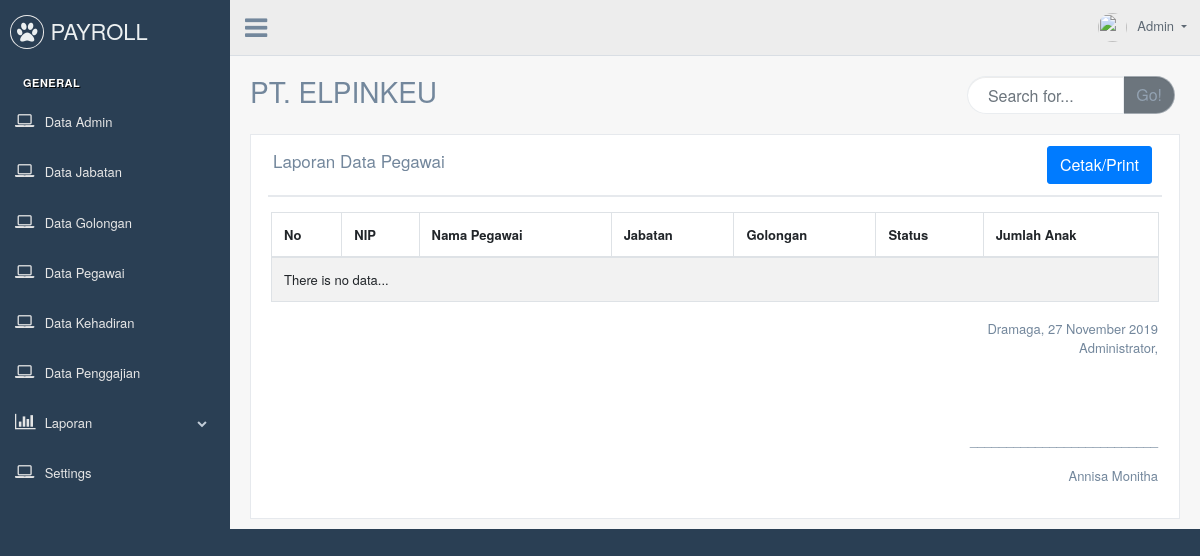
Page /laporan_pegawai.php on the earlier database version.
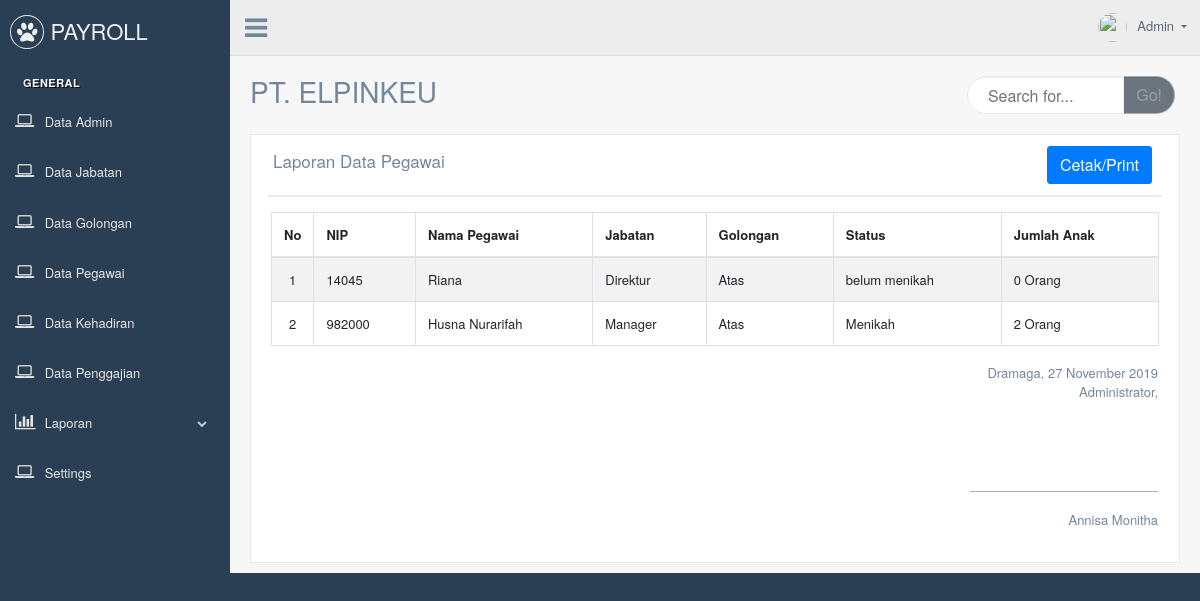
Same page on the later database version.
### tables this page shows
CREATE TABLE `pegawai` (
  `nip` varchar(20) NOT NULL,
  `password` varchar(255) NOT NULL,
  `nama_pegawai` varchar(40) NOT NULL,
  `kode_jabatan` varchar(3) NOT NULL,
  `kode_golongan` varchar(3) NOT NULL,
  `status` varchar(15) NOT NULL,
  `jumlah_anak` int(2) NOT NULL
);

CREATE TABLE `jabatan` (
  `kode_jabatan` varchar(3) NOT NULL,
  `nama_jabatan` varchar(40) NOT NULL,
  `gaji_pokok` int(10) NOT NULL,
  `tunjangan_jabatan` int(10) NOT NULL
);

CREATE TABLE `golongan` (
  `kode_golongan` varchar(3) NOT NULL,
  `nama_golongan` varchar(10) NOT NULL,
  `tunjangan_suami_istri` int(10) NOT NULL,
  `tunjangan_anak` int(10) NOT NULL,
  `uang_makan` int(10) NOT NULL,
  `uang_lembur` int(10) NOT NULL,
  `askes` int(10) NOT NULL
);

### fungsi.php (called while the page is built, shortened)
<?php
function bulanIndo($angkaBulan){
    switch($angkaBulan){
        case "11":
            $bulan = "November";
            break;
    }
    return $bulan;
}
function tglIndo($tanggal){
    $tgl = substr($tanggal, 8, 2);
    $bulan = bulanIndo(substr($tanggal, 5, 2));
    $tahun = substr($tanggal, 0, 4);
    return $tgl.' '.$bulan.' '.$tahun;
}
?>

### laporan_pegawai.php (the view)
<?php include "header.php"; ?>
<div class="right_col" role="main">
          <div class="">
            <div class="page-title">
              <div class="title_left">
                <h3>PT. ELPINKEU</h3>
              </div>
              <div class="title_right">
                <div class="no-print">
                <div class="col-md-5 col-sm-5 col-xs-12 form-group pull-right top_search">
                  <div class="input-group">
                    <input type="text" class="form-control" placeholder="Search for...">
                    <span class="input-group-btn">
                      <button class="btn btn-secondary" type="button">Go!</button>
                    </span>
                  </div>
                </div>
                </div>
                </div>
            </div>
            <div class="clearfix"></div>
            <div class="row">
              <div class="col-md-12 col-sm-12 col-xs-12">
                <div class="x_panel">
                  <div class="x_title">
                    <h2>Laporan Data Pegawai</h2>
                    <div class="no-print">
                    <ul class="nav navbar-right panel_toolbox">
                      <a href="laporan_jabatan.php" class="btn btn-primary" align='right' onclick="window.print();">Cetak/Print</a>
                    </ul>
                    </div>
                    <div class="clearfix"></div>
                  </div>
                  <div class="x_content">
                    <table id="datatable" class="table table-striped table-bordered" style="width:100%">
                      <thead>
                        <tr>
                          <th>No</th>
                          <th>NIP</th>
                          <th>Nama Pegawai</th>
                          <th>Jabatan</th>
                          <th>Golongan</th>
                          <th>Status</th>
                          <th>Jumlah Anak</th>
                        </tr>
                      </thead>
                      <tbody>
                      <?php
                      include "connect.php";
                      include "fungsi.php";
                        $sql = mysqli_query($connect, "SELECT pegawai.*, golongan.nama_golongan, jabatan.nama_jabatan FROM pegawai
                          INNER JOIN jabatan ON pegawai.kode_jabatan=jabatan.kode_jabatan
                          INNER JOIN golongan ON pegawai.kode_golongan=golongan.kode_golongan
                          ORDER BY golongan.nama_golongan DESC");
                        $no = 1;
                        while($d = mysqli_fetch_array($sql)) {
                            echo "<tr>
                                <td align='center' width='40px'>$no</td>
                                <td>$d[nip]</td>
                                <td>$d[nama_pegawai]</td>
                                <td>$d[nama_jabatan]</td>
                                <td>$d[nama_golongan]</td>
                                <td>$d[status]</td>
                                <td>$d[jumlah_anak] Orang</td>
                            </tr>";
                            $no++;
                        }
                        if(mysqli_num_rows($sql) < 1 ) {
                            echo"<tr><td colspan='7'>There is no data...</td></tr>";
                        }
                        ?>
                      </tbody>
                    </table>
                    <table width="100%">
                    <tr>
                        <td></td>
                        <td align='right' width="200px">
                            <p>
                                Dramaga, <?php echo tglIndo(date('Y-m-d')); ?>
                                <br>
                                Administrator,
                            </p>
                            <br>
                            <br>
                            <br>
                            <p>__________________________</p>
                            <p>Annisa Monitha</p>
                        </td>
                    </tr>
                </table>
                  </div>
                </div>
              </div>
        </div>
<?php include "footer.php"; ?>

Differences in the rows shown:
added pegawai: nip "14045", nama_pegawai "Riana", kode_jabatan.nama_jabatan "Direktur", kode_golongan.nama_golongan "Atas", status "belum menikah", jumlah_anak "0"
added pegawai: nip "982000", nama_pegawai "Husna Nurarifah", kode_jabatan.nama_jabatan "Manager", kode_golongan.nama_golongan "Atas", status "Menikah", jumlah_anak "2"
Other differences:
text no longer shown: "There is no data..."
